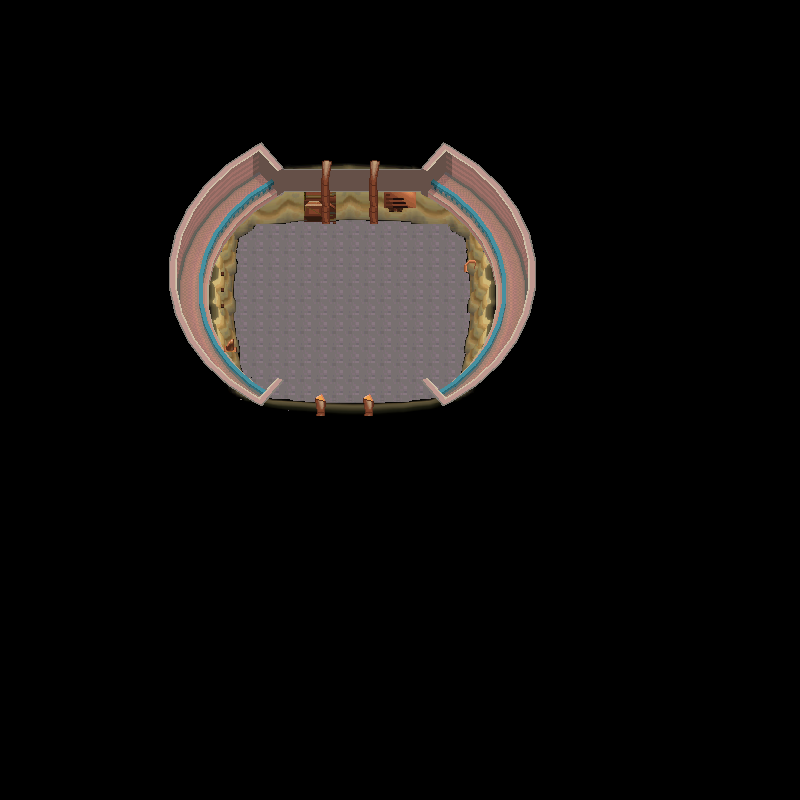

This is a level from a 2D game, rendered from its Tiled map with the project's own tilesets. A one-line summary and the map file follow, with tile-layer data summarised:
An orthogonal 50x50 tile map with 16x16 px tiles, 3 tile layers (Walkable, Collisions, WalkBehind), 2 tilesets.

<map version="1.0" orientation="orthogonal" width="50" height="50" tilewidth="16" tileheight="16">
<properties>
<property name="dayPokemonChances" value="" />
 <property name="dayPokemonLevels" value="" />
 <property name="fishPokemonChances" value="" />
 <property name="fishPokemonLevels" value="" />
 <property name="nightPokemonChances" value="" />
 <property name="nightPokemonLevels" value="" />
 <property name="pvp" value="yes" />
 <property name="waterPokemonChances" value="" />
 <property name="waterPokemonLevels" value="" />
 <property name="wildProbability" value="0" />
 <property name="xOffsetModifier" value="0" />
  <property name="yOffsetModifier" value="0" />
</properties>
 <tileset firstgid="1" source="Deep Colosseum.tsx" />
 <tileset firstgid="2443" source="Colosseum Train.tsx" />
 <layer name="Walkable" width="50" height="50">
  <data>[2500 cells, 186 non-empty, 2 distinct tile ids]</data>
 </layer>
 <layer name="Collisions" width="50" height="50">
  <data>[2500 cells, 301 non-empty, 301 distinct tile ids]</data>
 </layer>
 <layer name="WalkBehind" width="50" height="50">
  <data>[2500 cells, 55 non-empty, 44 distinct tile ids]</data>
 </layer>
</map>
